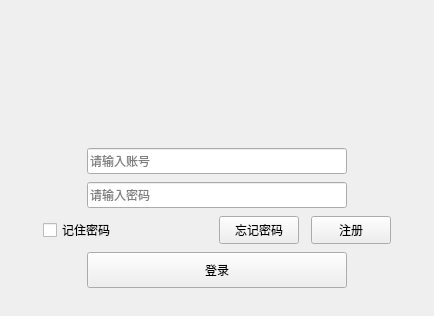
<?xml version="1.0" encoding="UTF-8"?>
<ui version="4.0">
 <class>UserLogin</class>
 <widget class="QWidget" name="UserLogin">
  <property name="geometry">
   <rect>
    <x>0</x>
    <y>0</y>
    <width>434</width>
    <height>316</height>
   </rect>
  </property>
  <property name="sizePolicy">
   <sizepolicy hsizetype="Fixed" vsizetype="Fixed">
    <horstretch>0</horstretch>
    <verstretch>0</verstretch>
   </sizepolicy>
  </property>
  <property name="minimumSize">
   <size>
    <width>434</width>
    <height>316</height>
   </size>
  </property>
  <property name="maximumSize">
   <size>
    <width>434</width>
    <height>316</height>
   </size>
  </property>
  <property name="windowTitle">
   <string>Form</string>
  </property>
  <property name="styleSheet">
   <string notr="true"/>
  </property>
  <layout class="QVBoxLayout" name="verticalLayout_2">
   <property name="spacing">
    <number>0</number>
   </property>
   <property name="leftMargin">
    <number>0</number>
   </property>
   <property name="topMargin">
    <number>0</number>
   </property>
   <property name="rightMargin">
    <number>0</number>
   </property>
   <property name="bottomMargin">
    <number>0</number>
   </property>
   <item>
    <widget class="QWidget" name="titleWidget" native="true">
     <property name="sizePolicy">
      <sizepolicy hsizetype="Expanding" vsizetype="Expanding">
       <horstretch>0</horstretch>
       <verstretch>0</verstretch>
      </sizepolicy>
     </property>
     <property name="minimumSize">
      <size>
       <width>0</width>
       <height>104</height>
      </size>
     </property>
     <property name="maximumSize">
      <size>
       <width>16777215</width>
       <height>104</height>
      </size>
     </property>
     <property name="titleskin" stdset="0">
      <bool>true</bool>
     </property>
    </widget>
   </item>
   <item>
    <widget class="QWidget" name="bodyWidget" native="true">
     <property name="sizePolicy">
      <sizepolicy hsizetype="Preferred" vsizetype="Expanding">
       <horstretch>0</horstretch>
       <verstretch>0</verstretch>
      </sizepolicy>
     </property>
     <property name="minimumSize">
      <size>
       <width>0</width>
       <height>200</height>
      </size>
     </property>
     <property name="bottomskin" stdset="0">
      <bool>true</bool>
     </property>
     <layout class="QVBoxLayout" name="verticalLayout">
      <property name="spacing">
       <number>0</number>
      </property>
      <property name="leftMargin">
       <number>0</number>
      </property>
      <property name="topMargin">
       <number>36</number>
      </property>
      <property name="rightMargin">
       <number>0</number>
      </property>
      <property name="bottomMargin">
       <number>20</number>
      </property>
      <item>
       <layout class="QHBoxLayout" name="horizontalLayout">
        <item>
         <spacer name="horizontalSpacer">
          <property name="orientation">
           <enum>Qt::Horizontal</enum>
          </property>
          <property name="sizeHint" stdset="0">
           <size>
            <width>40</width>
            <height>20</height>
           </size>
          </property>
         </spacer>
        </item>
        <item>
         <widget class="QLineEdit" name="editUserAccount">
          <property name="minimumSize">
           <size>
            <width>260</width>
            <height>26</height>
           </size>
          </property>
          <property name="maximumSize">
           <size>
            <width>260</width>
            <height>26</height>
           </size>
          </property>
          <property name="maxLength">
           <number>33</number>
          </property>
          <property name="placeholderText">
           <string>请输入账号</string>
          </property>
         </widget>
        </item>
        <item>
         <spacer name="horizontalSpacer_2">
          <property name="orientation">
           <enum>Qt::Horizontal</enum>
          </property>
          <property name="sizeHint" stdset="0">
           <size>
            <width>40</width>
            <height>20</height>
           </size>
          </property>
         </spacer>
        </item>
       </layout>
      </item>
      <item>
       <layout class="QHBoxLayout" name="horizontalLayout_2">
        <item>
         <spacer name="horizontalSpacer_3">
          <property name="orientation">
           <enum>Qt::Horizontal</enum>
          </property>
          <property name="sizeHint" stdset="0">
           <size>
            <width>40</width>
            <height>20</height>
           </size>
          </property>
         </spacer>
        </item>
        <item>
         <widget class="QLineEdit" name="editPassword">
          <property name="minimumSize">
           <size>
            <width>260</width>
            <height>26</height>
           </size>
          </property>
          <property name="maximumSize">
           <size>
            <width>260</width>
            <height>26</height>
           </size>
          </property>
          <property name="maxLength">
           <number>33</number>
          </property>
          <property name="echoMode">
           <enum>QLineEdit::Password</enum>
          </property>
          <property name="placeholderText">
           <string>请输入密码</string>
          </property>
         </widget>
        </item>
        <item>
         <spacer name="horizontalSpacer_4">
          <property name="orientation">
           <enum>Qt::Horizontal</enum>
          </property>
          <property name="sizeHint" stdset="0">
           <size>
            <width>40</width>
            <height>20</height>
           </size>
          </property>
         </spacer>
        </item>
       </layout>
      </item>
      <item>
       <layout class="QHBoxLayout" name="horizontalLayout_3">
        <property name="spacing">
         <number>12</number>
        </property>
        <item>
         <spacer name="horizontalSpacer_5">
          <property name="orientation">
           <enum>Qt::Horizontal</enum>
          </property>
          <property name="sizeHint" stdset="0">
           <size>
            <width>40</width>
            <height>20</height>
           </size>
          </property>
         </spacer>
        </item>
        <item>
         <widget class="QCheckBox" name="checkBox">
          <property name="sizePolicy">
           <sizepolicy hsizetype="Fixed" vsizetype="Fixed">
            <horstretch>0</horstretch>
            <verstretch>0</verstretch>
           </sizepolicy>
          </property>
          <property name="minimumSize">
           <size>
            <width>164</width>
            <height>28</height>
           </size>
          </property>
          <property name="maximumSize">
           <size>
            <width>164</width>
            <height>28</height>
           </size>
          </property>
          <property name="text">
           <string>记住密码</string>
          </property>
         </widget>
        </item>
        <item>
         <widget class="QPushButton" name="forgetWordbtn">
          <property name="sizePolicy">
           <sizepolicy hsizetype="Fixed" vsizetype="Fixed">
            <horstretch>0</horstretch>
            <verstretch>0</verstretch>
           </sizepolicy>
          </property>
          <property name="minimumSize">
           <size>
            <width>0</width>
            <height>28</height>
           </size>
          </property>
          <property name="maximumSize">
           <size>
            <width>16777215</width>
            <height>28</height>
           </size>
          </property>
          <property name="text">
           <string>忘记密码</string>
          </property>
         </widget>
        </item>
        <item>
         <widget class="QPushButton" name="registBtn">
          <property name="sizePolicy">
           <sizepolicy hsizetype="Fixed" vsizetype="Fixed">
            <horstretch>0</horstretch>
            <verstretch>0</verstretch>
           </sizepolicy>
          </property>
          <property name="maximumSize">
           <size>
            <width>16777215</width>
            <height>28</height>
           </size>
          </property>
          <property name="sizeIncrement">
           <size>
            <width>0</width>
            <height>28</height>
           </size>
          </property>
          <property name="text">
           <string>注册</string>
          </property>
         </widget>
        </item>
        <item>
         <spacer name="horizontalSpacer_6">
          <property name="orientation">
           <enum>Qt::Horizontal</enum>
          </property>
          <property name="sizeHint" stdset="0">
           <size>
            <width>18</width>
            <height>20</height>
           </size>
          </property>
         </spacer>
        </item>
       </layout>
      </item>
      <item>
       <layout class="QHBoxLayout" name="horizontalLayout_4">
        <item>
         <spacer name="horizontalSpacer_7">
          <property name="orientation">
           <enum>Qt::Horizontal</enum>
          </property>
          <property name="sizeHint" stdset="0">
           <size>
            <width>40</width>
            <height>20</height>
           </size>
          </property>
         </spacer>
        </item>
        <item>
         <widget class="QPushButton" name="loginBtn">
          <property name="sizePolicy">
           <sizepolicy hsizetype="Fixed" vsizetype="Fixed">
            <horstretch>0</horstretch>
            <verstretch>0</verstretch>
           </sizepolicy>
          </property>
          <property name="minimumSize">
           <size>
            <width>260</width>
            <height>36</height>
           </size>
          </property>
          <property name="maximumSize">
           <size>
            <width>260</width>
            <height>36</height>
           </size>
          </property>
          <property name="text">
           <string>登录</string>
          </property>
         </widget>
        </item>
        <item>
         <spacer name="horizontalSpacer_8">
          <property name="orientation">
           <enum>Qt::Horizontal</enum>
          </property>
          <property name="sizeHint" stdset="0">
           <size>
            <width>40</width>
            <height>20</height>
           </size>
          </property>
         </spacer>
        </item>
       </layout>
      </item>
     </layout>
    </widget>
   </item>
  </layout>
 </widget>
 <resources/>
 <connections/>
</ui>
